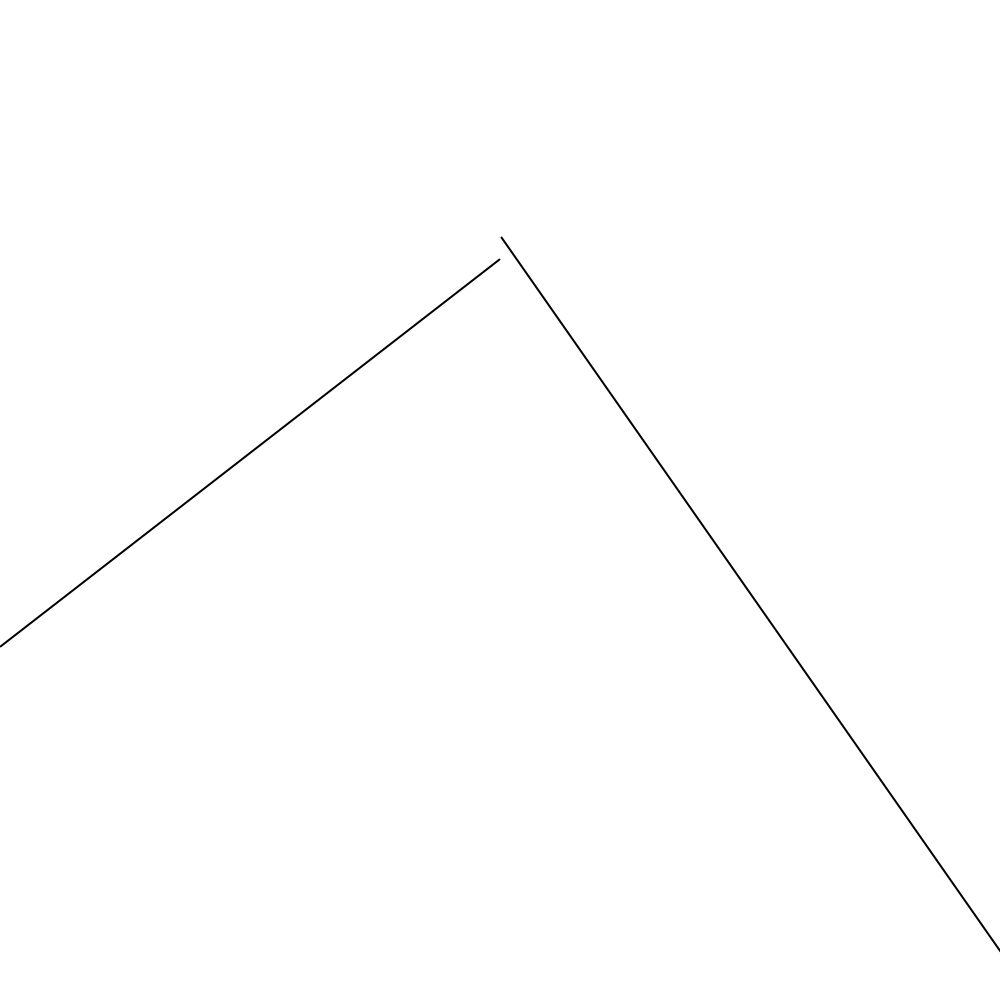
Frame 1 (no input)
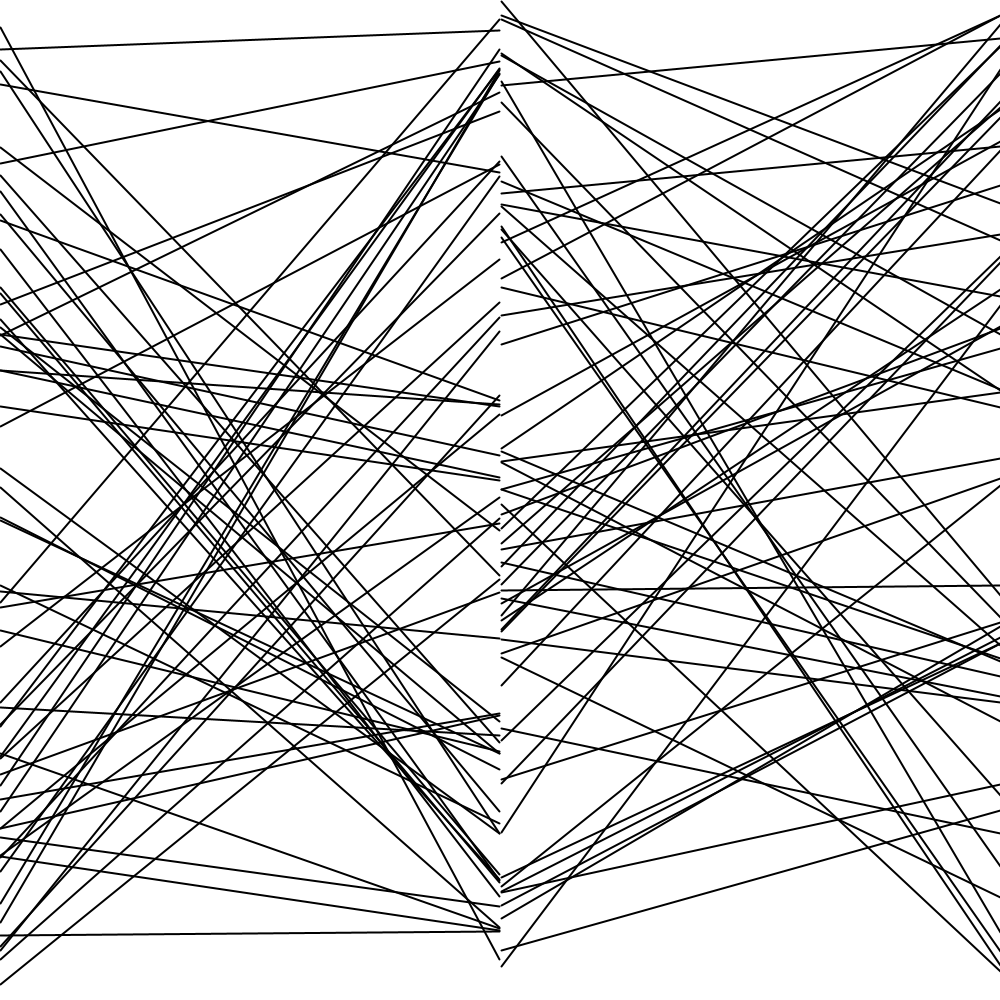
Frame 60 (the mouse pressed at the canvas centre just before this capture)
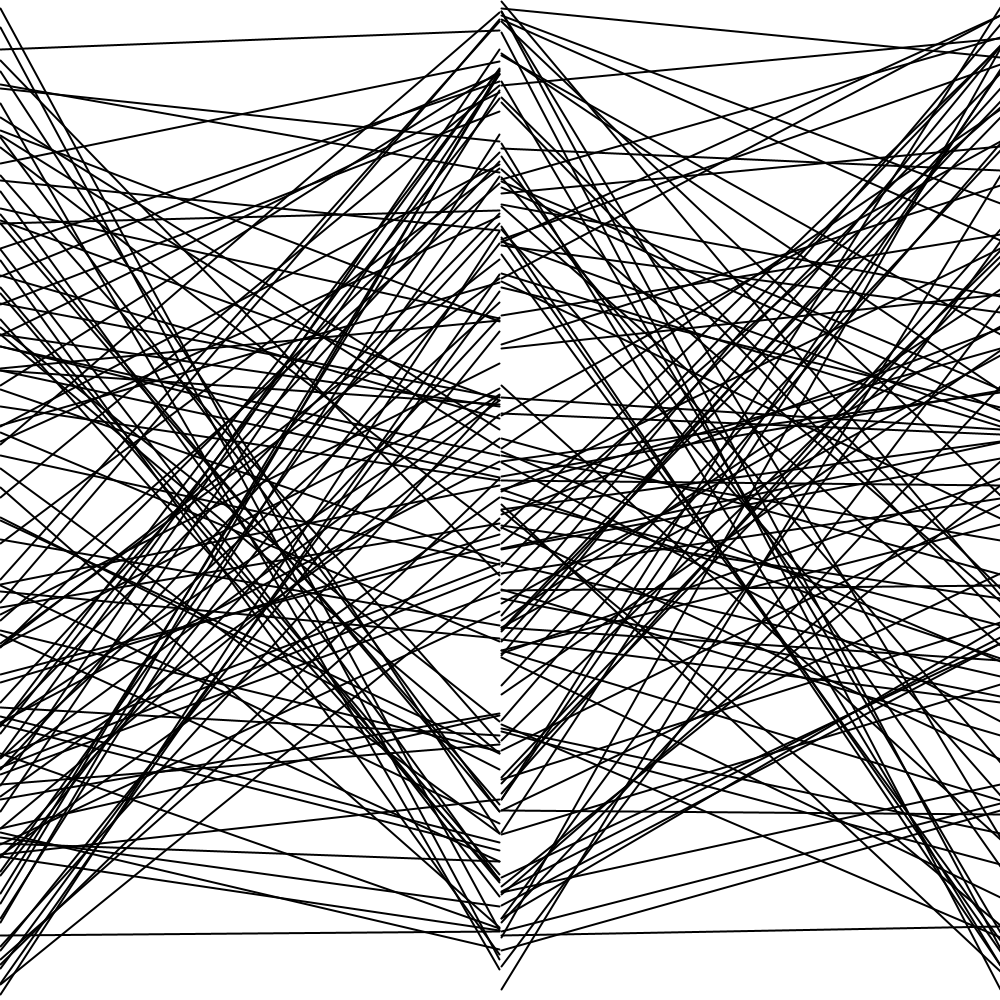
Frame 120 (the mouse held since frame 60 and released just before this capture)

The Processing sketch that drew these frames (run headless with seeded random() and noise(); from frame 60 on, the mouse is pressed at the canvas centre):

// Processing sketch: desafio_Sandro
// ── desafio_Sandro.pde
int x;

void setup() {
  size(1000,1000);
  background(255);
}

void draw() {
x=width/2;
strokeWeight(2);
line(0,random(height),x-1,random(height));
line(width,random(height),x+1,random(height));
}
